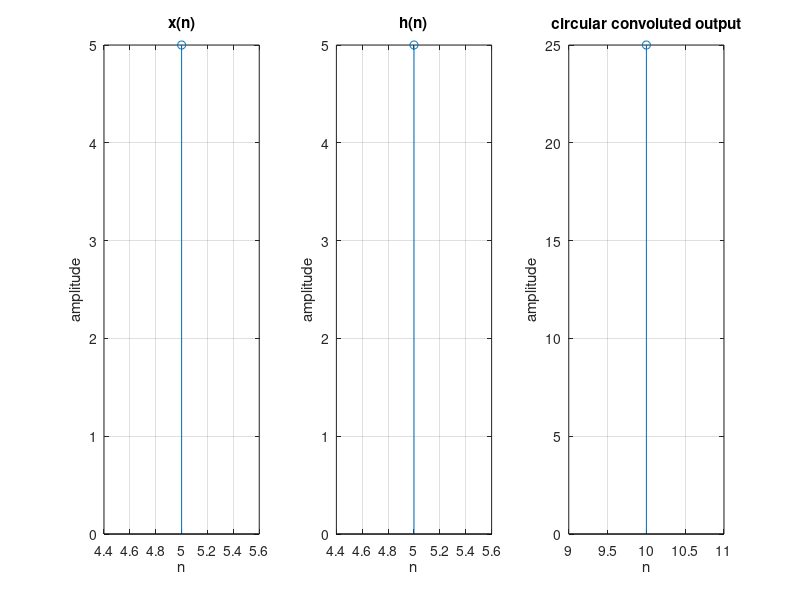

Write the MATLAB code that produced this figure.
clc;
clear all;
close all;
x=input('enter first sequence:');
h=input("enter second sequence:");
lx=length(x);
lh=length(h);
k=max(lx,lh);
sx=input("enter starting index of first sequence:");
sh=input("enter starting index of second sequence:");
rx=sx:1:lx+sx-1;
rh=sh:1:lh+sh-1;
rk=sx+sh:1:k+sx+sh-1;
x=x(:,end:-1:1);
m=[];
for i=1:lx
    x=[x(end) x(1:end-1)];
    m=[m;x];
end
y=m*h';
disp("output:");
disp(y);
%ploting
subplot(1,3,1);
stem(rx,x);
xlabel('n');
ylabel('amplitude');
grid on;
title('x(n)');
subplot(1,3,2);
stem(rh,h);
xlabel('n');
ylabel('amplitude');
grid on;
title('h(n)');
subplot(1,3,3);
stem(rk,y);
xlabel('n');
ylabel('amplitude');
grid on;
title('circular convoluted output');
